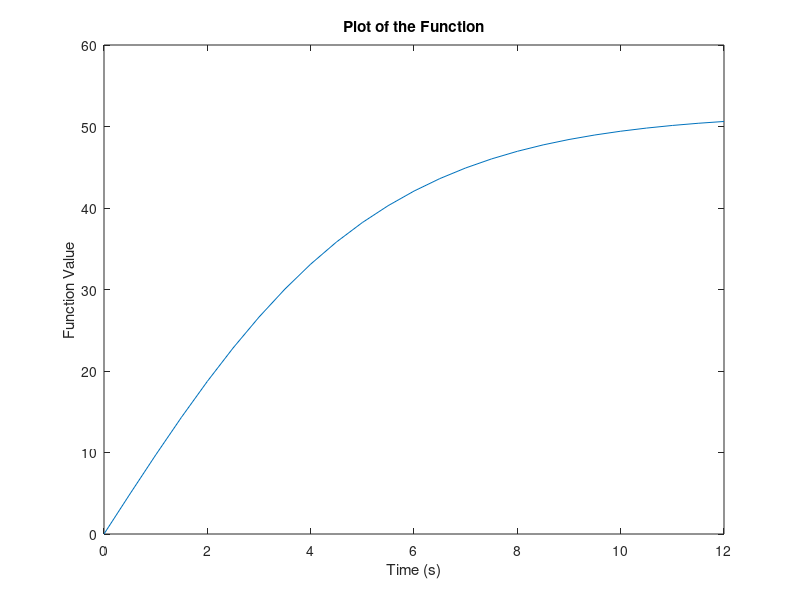

The MATLAB source for this figure:
% Set a variable 
a = 2;
b = 5;

% Add variables
c = a + b;

% Multiply variables
d = a * b;

% Subtract variables
e = b - a;

% Divide variables 
f = b / a;

fprintf('%f: ', f)
disp(d);
disp(c);

% Array
x = [1,2,3,4];

% Create array by incrementing - starting at 1 -> 10 by 0.5 
y = 1:0.5:10;

% For each var in y, print i 
for i = y
    fprintf('Current index is %d\n', i);
end

len = length(y);

% Number of elements
fprintf('Number of elements in y is %d\n', len)

% clean output window clc


% Print data 

% %c    Single character
% %d    Decimal notation (signed)
% %e    Exponential notation (using a lowercase e as in 3.1415e+00)
% %E    Exponential notation (using an uppercase E as in 3.1415E+00)
% %f    Fixed-point notation
% %g    The more compact of %e or %f, as defined in [2]. Insignificant zeros do not print.
% %G    Same as %g, but using an uppercase E
% %i    Decimal notation (signed)
% %o    Octal notation (unsigned)
% %s    String of characters
% %u    Decimal notation (unsigned)
% %x    Hexadecimal notation (using lowercase letters a-f)
% %X    Hexadecimal notation (using uppercase letters A-F)

% comment mass CTRL + R

% For loops (more)
for idx = 1:5
    fprintf('Current index is %d\n', idx);
end

for iter = 1:10
    a = a + 1;
    fprintf('New value of a is %d\n', a)
end

% While loops
var = 0;

while var < 10
    disp('Hello')

    var = var + 1;

    % If statement
    if var == 5
        break
    end
end



% Plot values
% @(t) used for functions
g = 9.81; % Acceleration due to gravity
m = 68.1;    % Mass
cd = 0.25; % Drag coefficient


func = @(t)     sqrt(g*m/cd)*tanh(sqrt(g*cd/m)*t)
func(8)

t = 0:0.5:12;

for i = 0:length(t)
    plot(t, func(t));
    xlabel('Time (s)');
    ylabel('Function Value');
    title('Plot of the Function');
end

% Another way 
% 
% for i = 1:length(t)
%     ValSave(i) = func(t(i));
% end
% 
% plot(t, ValSave)
